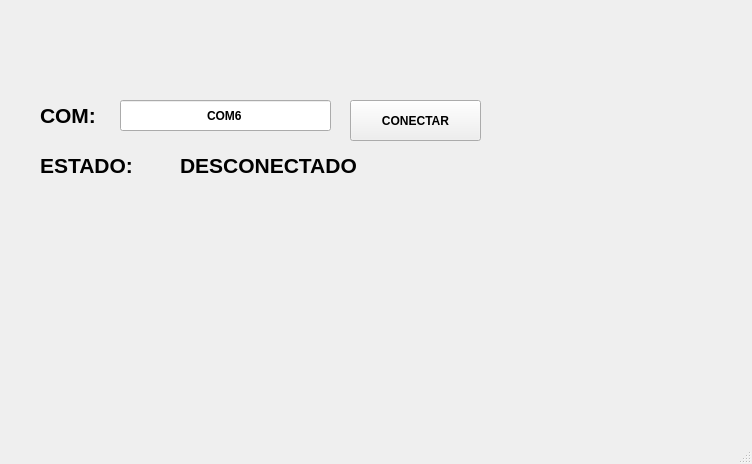
<?xml version="1.0" encoding="UTF-8"?>
<ui version="4.0">
 <class>MainWindow</class>
 <widget class="QMainWindow" name="MainWindow">
  <property name="geometry">
   <rect>
    <x>0</x>
    <y>0</y>
    <width>752</width>
    <height>464</height>
   </rect>
  </property>
  <property name="windowTitle">
   <string>MainWindow</string>
  </property>
  <widget class="QWidget" name="centralwidget">
   <widget class="QLabel" name="label_5">
    <property name="geometry">
     <rect>
      <x>620</x>
      <y>350</y>
      <width>121</width>
      <height>71</height>
     </rect>
    </property>
    <property name="text">
     <string/>
    </property>
    <property name="pixmap">
     <pixmap>:/Logos/FI_LOGO.png</pixmap>
    </property>
    <property name="scaledContents">
     <bool>true</bool>
    </property>
   </widget>
   <widget class="QLineEdit" name="txt_com">
    <property name="geometry">
     <rect>
      <x>120</x>
      <y>100</y>
      <width>211</width>
      <height>31</height>
     </rect>
    </property>
    <property name="font">
     <font>
      <weight>75</weight>
      <bold>true</bold>
     </font>
    </property>
    <property name="text">
     <string>COM6</string>
    </property>
    <property name="alignment">
     <set>Qt::AlignCenter</set>
    </property>
   </widget>
   <widget class="QLabel" name="label_2">
    <property name="geometry">
     <rect>
      <x>40</x>
      <y>100</y>
      <width>61</width>
      <height>31</height>
     </rect>
    </property>
    <property name="font">
     <font>
      <pointsize>16</pointsize>
      <weight>75</weight>
      <bold>true</bold>
     </font>
    </property>
    <property name="text">
     <string>COM:</string>
    </property>
   </widget>
   <widget class="QPushButton" name="btn_accion">
    <property name="geometry">
     <rect>
      <x>350</x>
      <y>100</y>
      <width>131</width>
      <height>41</height>
     </rect>
    </property>
    <property name="font">
     <font>
      <weight>75</weight>
      <bold>true</bold>
     </font>
    </property>
    <property name="text">
     <string>CONECTAR</string>
    </property>
   </widget>
   <widget class="QLabel" name="label_3">
    <property name="geometry">
     <rect>
      <x>40</x>
      <y>150</y>
      <width>91</width>
      <height>31</height>
     </rect>
    </property>
    <property name="font">
     <font>
      <pointsize>16</pointsize>
      <weight>75</weight>
      <bold>true</bold>
     </font>
    </property>
    <property name="text">
     <string>ESTADO:</string>
    </property>
   </widget>
   <widget class="QLabel" name="txt_estado">
    <property name="geometry">
     <rect>
      <x>180</x>
      <y>150</y>
      <width>181</width>
      <height>31</height>
     </rect>
    </property>
    <property name="font">
     <font>
      <pointsize>16</pointsize>
      <weight>75</weight>
      <bold>true</bold>
     </font>
    </property>
    <property name="text">
     <string>DESCONECTADO</string>
    </property>
   </widget>
   <widget class="QLabel" name="label">
    <property name="geometry">
     <rect>
      <x>20</x>
      <y>20</y>
      <width>181</width>
      <height>61</height>
     </rect>
    </property>
    <property name="text">
     <string/>
    </property>
    <property name="pixmap">
     <pixmap>../../Imagenes/uat-logo.jpg</pixmap>
    </property>
    <property name="scaledContents">
     <bool>true</bool>
    </property>
   </widget>
   <widget class="QLabel" name="label_6">
    <property name="geometry">
     <rect>
      <x>540</x>
      <y>20</y>
      <width>151</width>
      <height>111</height>
     </rect>
    </property>
    <property name="text">
     <string/>
    </property>
    <property name="pixmap">
     <pixmap>../../Imagenes/Fi.png</pixmap>
    </property>
    <property name="scaledContents">
     <bool>true</bool>
    </property>
   </widget>
  </widget>
  <widget class="QMenuBar" name="menubar">
   <property name="geometry">
    <rect>
     <x>0</x>
     <y>0</y>
     <width>752</width>
     <height>21</height>
    </rect>
   </property>
  </widget>
  <widget class="QStatusBar" name="statusbar"/>
 </widget>
 <resources>
  <include location="../../Imagenes/recursos.qrc"/>
 </resources>
 <connections/>
</ui>
